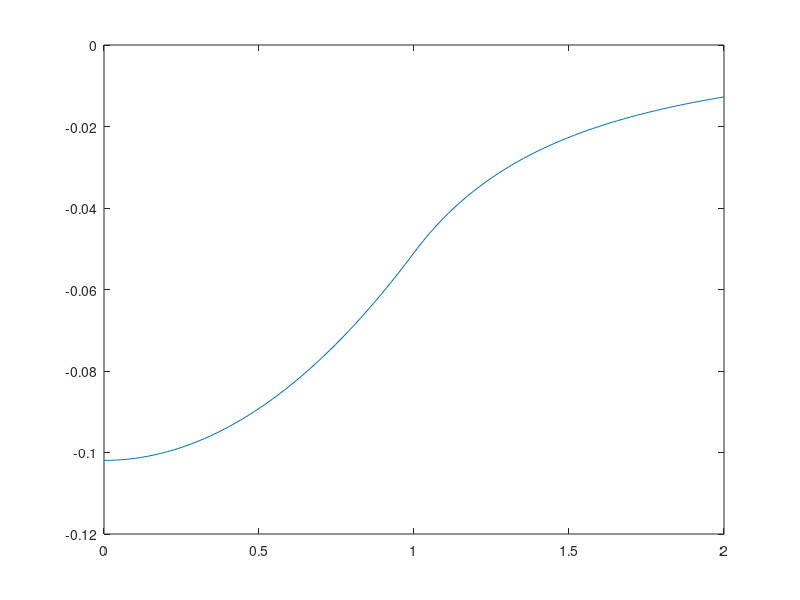

This figure's MATLAB source:
% OPPGAVE 2.2 - 3)

g = 9.81; gamma = 1; n = 100;
rho = 1; p0 = 1; a = 1;
r = linspace(0,2,n);
z = zeros(1,n);

for i = 1:n
    if r(i) > a
        z(i) = (gamma^2 * a^2)/g - (gamma^2 * a^4)/(2*g*r(i)^2) - p0/(rho*g);
    elseif r == a
        z(i) = - p0/(g*rho) + (gamma^2*a^2)/g
    else
        z(i) = (gamma^2 * r(i)^2)/(2*g) - p0/(rho*g);
    end
end

plot(r,z)

